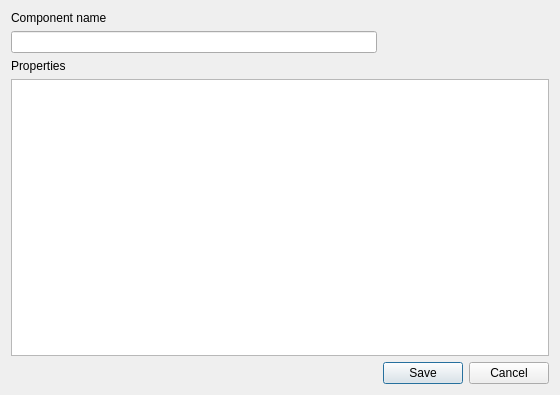
<?xml version="1.0" encoding="UTF-8"?>
<ui version="4.0">
 <class>DialogEditComponent</class>
 <widget class="QDialog" name="DialogEditComponent">
  <property name="geometry">
   <rect>
    <x>0</x>
    <y>0</y>
    <width>560</width>
    <height>395</height>
   </rect>
  </property>
  <property name="windowTitle">
   <string>Component Editor</string>
  </property>
  <layout class="QGridLayout" name="gridLayout">
   <item row="0" column="0">
    <widget class="QLabel" name="lblName">
     <property name="text">
      <string>Component name</string>
     </property>
    </widget>
   </item>
   <item row="1" column="0">
    <widget class="QLineEdit" name="leName"/>
   </item>
   <item row="2" column="0">
    <widget class="QLabel" name="label">
     <property name="text">
      <string>Properties</string>
     </property>
    </widget>
   </item>
   <item row="3" column="0" colspan="3">
    <widget class="QTableWidget" name="twProperties"/>
   </item>
   <item row="4" column="1">
    <widget class="QPushButton" name="btnOk">
     <property name="text">
      <string>Save</string>
     </property>
    </widget>
   </item>
   <item row="4" column="2">
    <widget class="QPushButton" name="btnCancel">
     <property name="text">
      <string>Cancel</string>
     </property>
    </widget>
   </item>
  </layout>
 </widget>
 <resources/>
 <connections/>
</ui>
